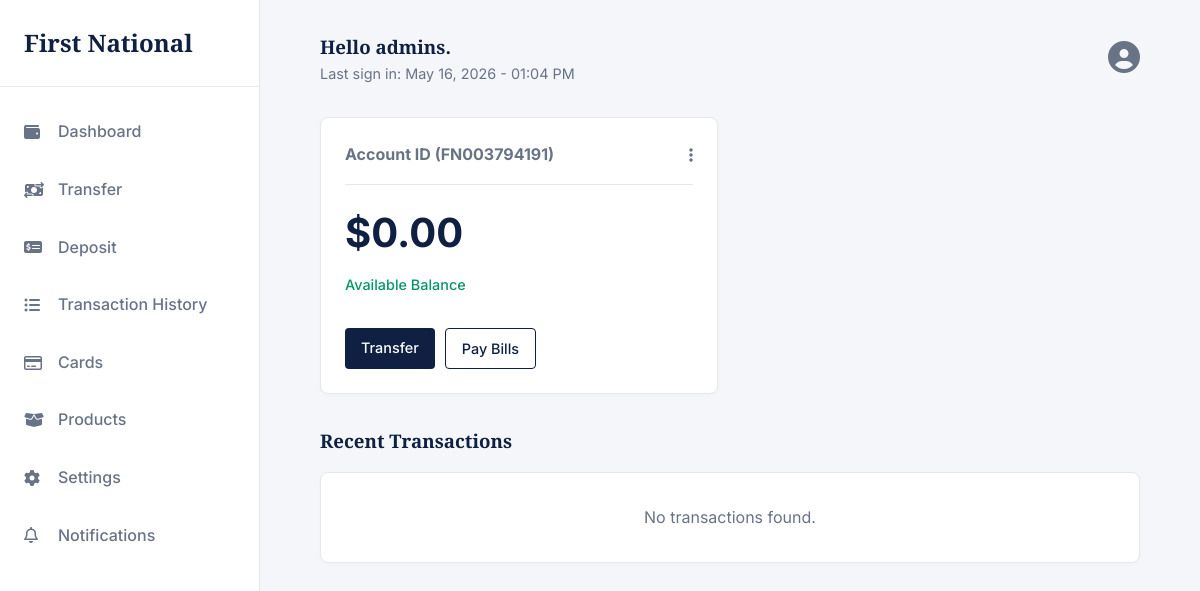
Before: /dashboard/ (signed in) with the older database file.
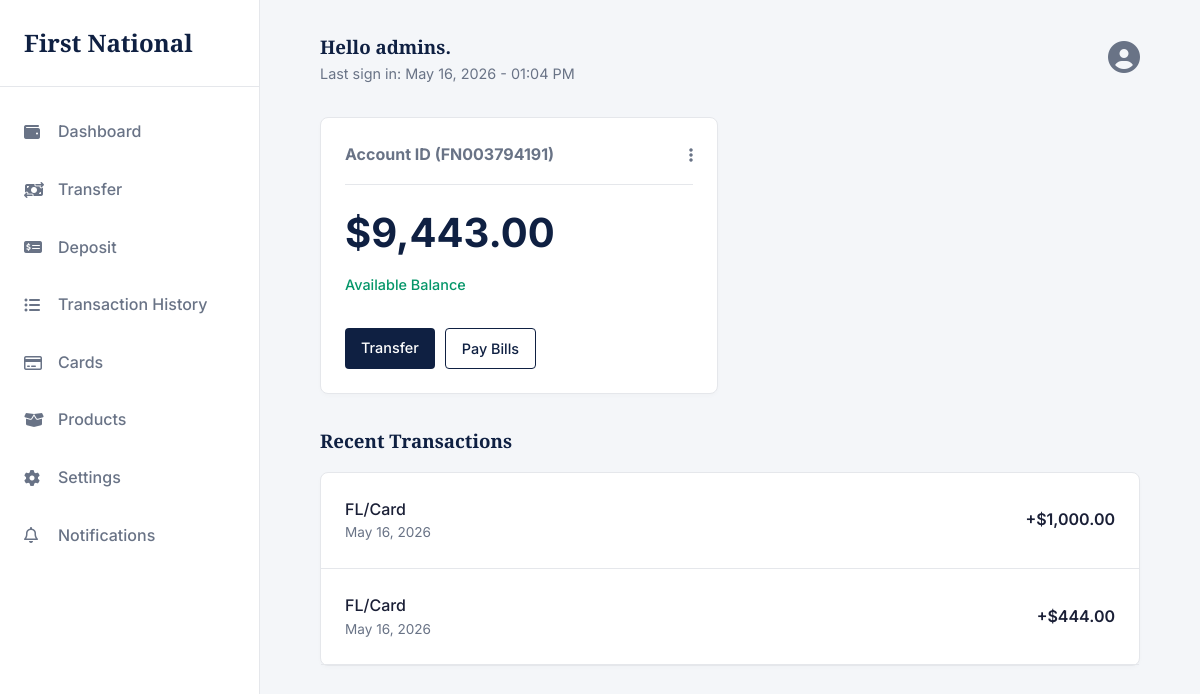
After: the same page with the newer database file.
### app/models.py (models this page shows, shortened)
class User(AbstractUser):
    full_name = models.CharField(max_length=20, blank=True, null=True)
    email = models.EmailField(unique=True)
    phone_number = models.CharField(max_length=20, blank=True)
    is_verified   = models.BooleanField(default=False)
    social_sec = models.CharField(max_length=20)
    class Meta:
        db_table = "users"

class Account(models.Model):
    class AccountType(models.TextChoices):
        SAVINGS  = "SAVINGS",  "Savings"
        CHECKING = "CHECKING", "Checking"
        WALLET   = "WALLET",   "Wallet"
    id             = models.UUIDField(primary_key=True, default=uuid.uuid4, editable=False)
    user           = models.OneToOneField(User, on_delete=models.PROTECT, related_name="account")
    account_genID  = models.CharField(max_length=20, unique=True, db_index=True)
    account_type   = models.CharField(max_length=20, choices=AccountType.choices, default=AccountType.SAVINGS)
    balance        = models.DecimalField(max_digits=18, decimal_places=2, default=0)
    is_active      = models.BooleanField(default=True)
    created_at     = models.DateTimeField(auto_now_add=True)
    updated_at     = models.DateTimeField(auto_now=True)
    class Meta:
        db_table = "accounts"

class Transaction(models.Model):
    class TransactionType(models.TextChoices):
        DEPOSIT    = "DEPOSIT",    "Deposit"
        WITHDRAWAL = "WITHDRAWAL", "Withdrawal"
        TRANSFER   = "TRANSFER",   "Transfer"
        REVERSAL   = "REVERSAL",   "Reversal"
    class Status(models.TextChoices):
        PENDING   = "PENDING",   "Pending"
        COMPLETED = "COMPLETED", "Completed"
        FAILED    = "FAILED",    "Failed"
        REVERSED  = "REVERSED",  "Reversed"
    id              = models.UUIDField(primary_key=True, default=uuid.uuid4, editable=False)
    account         = models.ForeignKey(Account, on_delete=models.PROTECT, related_name="transactions")
    transaction_type = models.CharField(max_length=20, choices=TransactionType.choices)
    amount          = models.DecimalField(max_digits=18, decimal_places=2)
    balance_before  = models.DecimalField(max_digits=18, decimal_places=2)
    balance_after   = models.DecimalField(max_digits=18, decimal_places=2)
    description     = models.TextField(blank=True)
    reference       = models.CharField(max_length=100, unique=True, db_index=True)  # idempotency key
    status          = models.CharField(max_length=20, choices=Status.choices, default=Status.PENDING)
    counterpart_account = models.ForeignKey(
        Account,
        null=True, blank=True,
        on_delete=models.SET_NULL,
        related_name="incoming_transfers",
    )
    created_at = models.DateTimeField(auto_now_add=True, db_index=True)
    updated_at = models.DateTimeField(auto_now=True)
    class Meta:
        db_table = "transactions"
        ordering = ["-created_at"]

### app/views.py (the view)
# urls.py: path('dashboard/', dashboard, name='dashboard'),
@login_required(login_url='accounts:login')
def dashboard(request):
    user = request.user
    transactions = Transaction.objects.filter(account=request.user.account).order_by('-created_at')[:2]
    time = timezone.now()
    context = {
        'user': user,
        'transactions': transactions,
        'time': time
    }
    return render(request, 'User/dashboard.html', context)

### templates/User/dashboard.html (shortened to what this page needs)
{% extends 'base.html' %}
{% load static %}
{% load humanize %}
{% block content %}
        <main class="main-content">
            <div class="top-bar">
                <div>
                    <h3>Hello {{user.username}}.</h3>
                    <p style="color: var(--text-secondary); font-size: 0.9rem;">Last sign in: {{time|date:"F j, Y - h:i A" }}</p>
                </div>
                <div>
                    <a href="{% url 'app:settings' %}" style="color: var(--text-secondary); margin-left: 15px;"><i class="fa-solid fa-user-circle fa-2x"></i></a>
                </div>
            </div>
            <div class="grid-2">
                <div class="card">
                    <div style="display: flex; justify-content: space-between; align-items: center; border-bottom: 1px solid var(--border-color); padding-bottom: 1rem; margin-bottom: 1rem;">
                        <h4 style="font-family: var(--font-body); color: var(--text-secondary);">Account ID ({{user.account.account_genID}})</h4>
                        <i class="fa-solid fa-ellipsis-vertical" style="color: var(--text-secondary); cursor: pointer;"></i>
                    </div>
                    <h2 style="font-size: 2.5rem; margin-bottom: 0.5rem; font-family: var(--font-body);">${{user.account.balance|intcomma}}</h2>
                    <p style="color: var(--success); font-weight: 500; font-size: 0.9rem;">Available Balance</p>
                    <div class="mt-2" style="display: flex; gap: 10px;">
                        <a href="{% url 'app:transfer' %}" class="btn btn-primary" style="padding: 0.5rem 1rem; font-size: 0.9rem;">Transfer</a>
                        <a href="#" class="btn btn-outline" style="padding: 0.5rem 1rem; font-size: 0.9rem;">Pay Bills</a>
                    </div>
                </div>
            </div>
            <h3 class="mt-2 mb-1">Recent Transactions</h3>
            <div class="card" style="padding: 0;">
                <ul style="list-style: none;">
                    {% for x in transactions %}
                    <li style="padding: 1.5rem; border-bottom: 1px solid var(--border-color); display: flex; justify-content: space-between; align-items: center;">
                        <div>
                            <p style="font-weight: 500;">{{x.description}}</p>
                            <p style="font-size: 0.85rem; color: var(--text-secondary);">{{ x.created_at|date:"M d, Y" }}</p>
                        </div>
                        {% if x.transaction_type == 'DEPOSIT' %}
                        <p style="font-weight: 600;">+${{x.amount|intcomma}}</p>
                        {% elif x.transaction_type == 'WITHDRAWAL' %}
                        <p style="font-weight: 600;">-${{x.amount|intcomma}}</p>
                        {% endif %}
                    </li>
                    {% empty %}
                    <li class="no-results">
                        <p colspan="5" style="text-align: center; padding: 2rem; color: var(--text-secondary);">
                            No transactions found.
                        </p>
                    </li>
                    {% endfor %}
                </ul>
            </div>
        </main>
{% endblock %}

Changed rows visible on the page:
changed User "admins": account.balance "0.00" → "9,443.00"
added Transaction: description "FL/Card", created_at "May 16, 2026", amount "1,000.00"
added Transaction: description "FL/Card", created_at "May 16, 2026", amount "444.00"
Other visible differences:
text no longer shown: "No transactions found."
